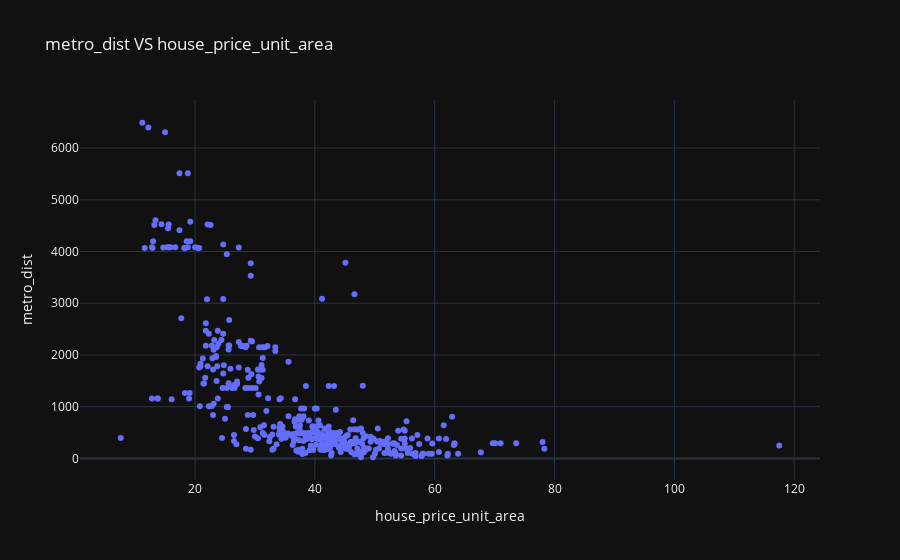

Notebook cell for this chart:
### Markdown cell above
### Outlier analysis

### Code cell
px.scatter(df, x="house_price_unit_area", y="metro_dist", title="metro_dist VS house_price_unit_area")

### Figure 1 — Plotly figure (JSON) as saved in the notebook; plotly's stock layout.template omitted (floating-point values rounded to 4 significant figures; data arrays with more than 128 entries replaced by an {"elided": "..."} marker saying what was removed)
{"data": [{"hovertemplate": "house_price_unit_area=%{x}<br>metro_dist=%{y}<extra></extra>", "legendgroup": "", "marker": {"color": "#636efa", "symbol": "circle"}, "mode": "markers", "name": "", "orientation": "v", "showlegend": false, "type": "scatter", "x": {"elided": "414 float values"}, "xaxis": "x", "y": {"elided": "414 float values"}, "yaxis": "y"}], "layout": {"legend": {"tracegroupgap": 0}, "title": {"text": "metro_dist VS house_price_unit_area"}, "xaxis": {"anchor": "y", "domain": [0, 1], "title": {"text": "house_price_unit_area"}}, "yaxis": {"anchor": "x", "domain": [0, 1], "title": {"text": "metro_dist"}}}}
